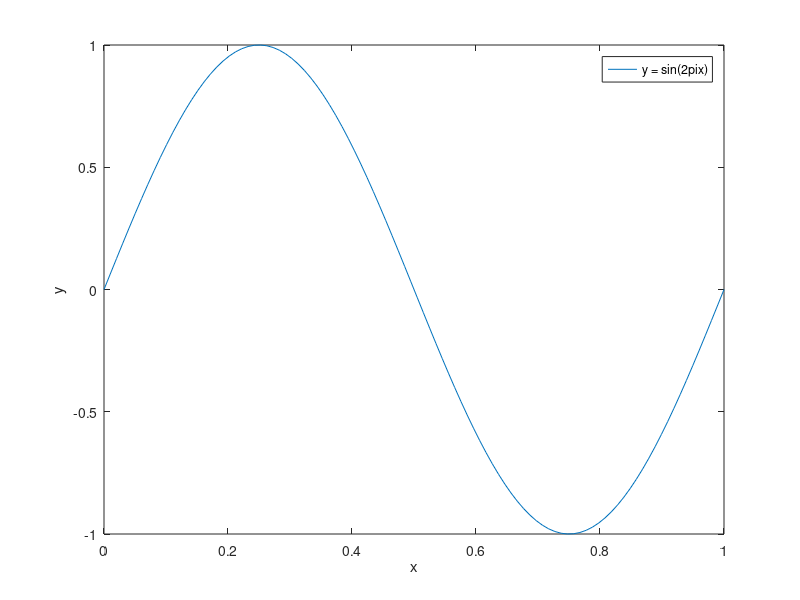
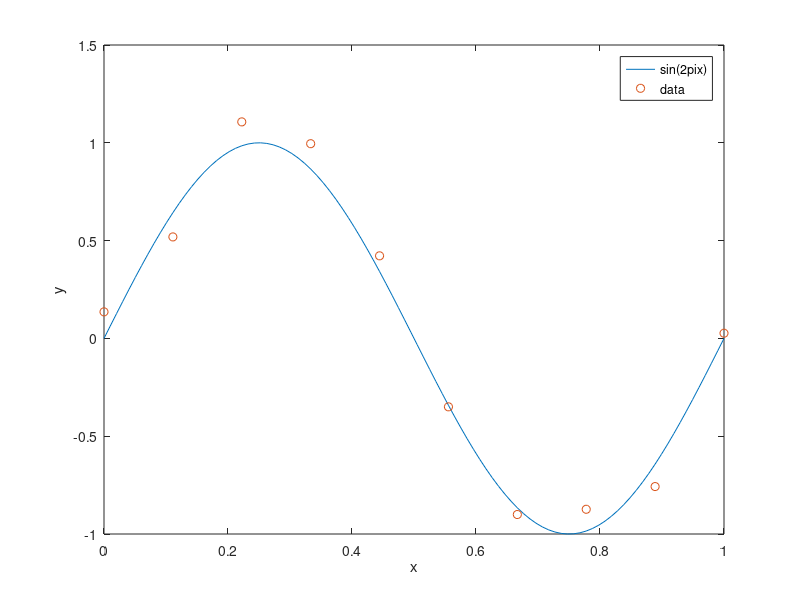
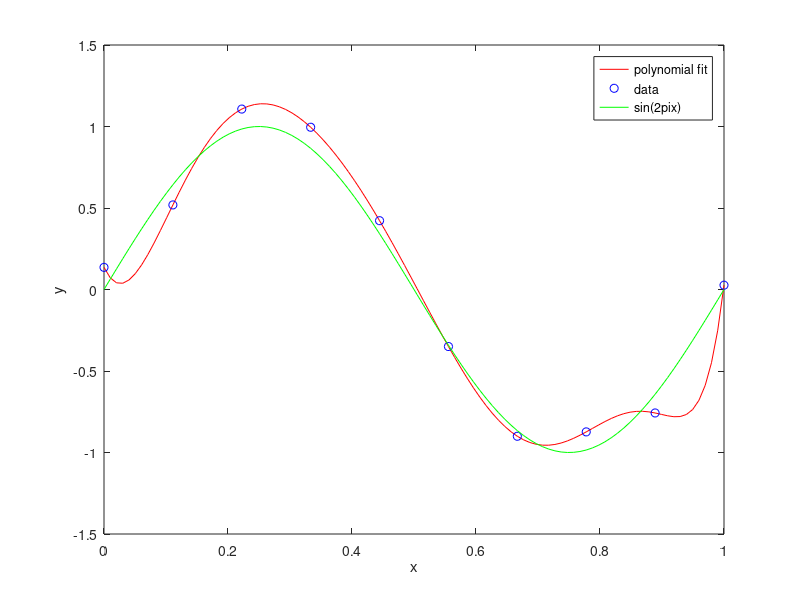
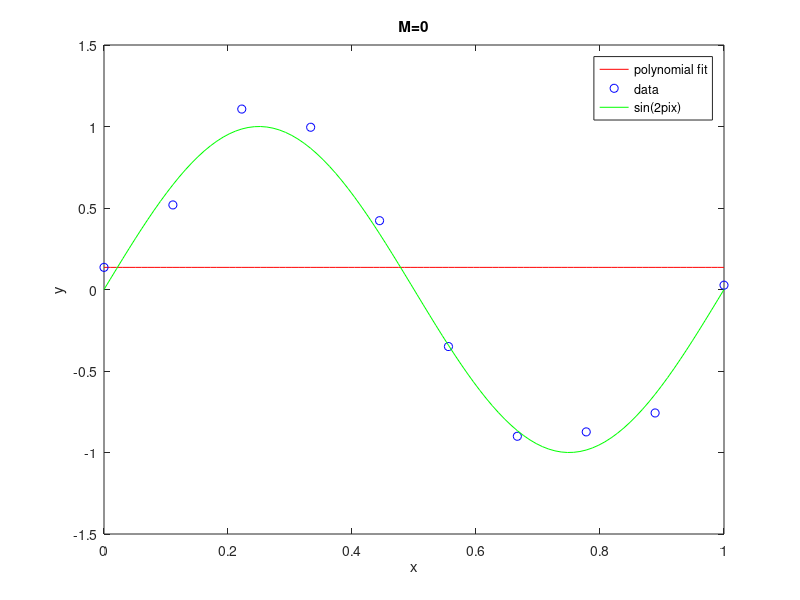

Write MATLAB code to recreate these figures, in order.
%% Polynomial interpolation
% Nel seguito di questo notebook verrà presentato un approccio alla base del 
% ML: fitting polinomiale. Nello specifico verranno generati dei punti casualmente 
% distribuiti attorno alla funzione seno e si otterà il polinomio interpolante 
% (overfitting) che attraversa tutti i punti (di learning). In seguito si rappresenteranno 
% polinomi aventi gradi inferiori a $n-1$ (dove $n$ rappresenta il numero di punti 
% precedentemente generati) e si calcolerà lo scarto quadratico medio o root mean 
% square error $E_{RMS}$ per ogni grado.

% cleaning enviroment
clc
clear
%% 
% Rappresento la funzione $y = sin(2\pi x)$ con $0 \leq x\leq 1$

% funzione seno
sen = @(x) sin(2*pi*x);

% genero vettori
x = linspace(0,1,100);
y = sen(x);

% plotto funzione seno
figure;
plot(x,y)
xlabel("x")
ylabel("y")
legend("y = sin(2\pix)")
%% 
% Genero set di learning avente |n_lrn| punti randomicamente distribuiti attorno 
% alla funzione seno

% genero set di learning
n_lrn = 10;
x_lrn = linspace(0,1,n_lrn);
eps = 0.15;
y_lrn = sin(2*pi*x_lrn);
y_lrn = y_lrn + (-eps + (2.*eps).*rand(n_lrn,1))';

figure
plot(x,y)
hold on
plot(x_lrn,y_lrn,"o")
legend("sin(2\pix)","data")
xlabel("x")
ylabel("y")
hold off
%% 
% Il *polinomio interpolante* è quel polinomio la cui curva passa attraverso 
% tutti i punti sperimentali. Se il polinomio ha forma generale $y=a_1 + a_2 x 
% + a_3 x^3 + ... + a_n x^{n-1}$ dove 
%% 
% * $n$ è il numero di punti da fittare;
% * $a_1$, $a_2$, ..., $a_n$ sono gli $n$ coefficienti del polinomio;
%% 
% Posto $\bar{x} = (x_1, x_2, ..., x_n)$, affinchè il polinomio attraversi tutti 
% i punti del vettore $\bar{x}$ deve verificare le seguenti condizioni:
%% 
% * $y_1=a_1 + a_2 x_1 + a_3 x_1^3 + ... + a_n x_1^{n-1}$     (condizione passaggio 
% per il punto $x_1$)
% * $y_2=a_1 + a_2 x_2 + a_3 x_2^3 + ... + a_n x_2^{n-1}$     (condizione passaggio 
% per il punto $x_2$)
% * ...
% * $y_n=a_1 + a_2 x_n + a_3 x_n^3 + ... + a_n x_n^{n-1}$     (condizione passaggio 
% per il punto $x_n$)
%% 
% che rappresenta un sistema di $n$ equazioni in $n$ incognite. Il nostro obiettivo 
% consiste nel risolvere il sistema per determinare gli $n$ coefficienti $a_1$, 
% $a_2$, ..., $a_n$ e quindi il polinomio interpolante.
% 
% Sfruttando il formalismo matriciale è possibile rappresentare il sistema di 
% $n$ equazioni come di seguito
% 
% $$\pmatrix{y_1 \cr y_2 \cr ... \cr y_n} = \pmatrix{1 & x_1 & x_1^2 & ... & 
% x_1^{n-1} \cr 1 & x_2 & x_2^2 & ... & x_2^{n-1} \cr ... & ... & ... & ... & 
% ... \cr 1 & x_n & x_n^2 & ... & x_n^{n-1}} \cdot \pmatrix{a_1 \cr a_2 \cr ... 
% \cr a_n}$$
% 
% La matrice $\pmatrix{1 & x_1 & x_1^2 & ... & x_1^{n-1} \cr 1 & x_2 & x_2^2 
% & ... & x_2^{n-1} \cr ... & ... & ... & ... & ... \cr 1 & x_n & x_n^2 & ... 
% & x_n^{n-1}}$ prende il nome "matrice di Vandermonde" e si genera a partire 
% da un singolo vettore <
%% 
% 

% genero matrice di Vandermonde
V = fliplr(vander(x_lrn))
%% 
% Risolvo il sistema $y = \alpha V$ dove $\alpha$ sono i coefficienti del polinomio 
% cercato: $y = \alpha_1 + \alpha_2 x_1 + \alpha_3 x_2^2+...$
% 
% Alla luce della forma matriciale, è possibile determinare i coefficienti $\alpha$ 
% eseguendo il prodotto righe per colonna tra l'inversa della matrice di Vandermonde 
% e il vettore colonna y

% determino i coefficienti
% a = pinv(V)*(y_lrn')
a = V\y_lrn'

% ottengo il polinomio funzione degli scalari x e m (grado)
poly = @(x,m) (x.^(0:m))*(a(1:m+1));

% over-fitting
z = zeros(1,100);
for i=1:100
    z(i) = poly(x(i),n_lrn-1);
end
%%
figure;
plot(x,z,"r")
hold on
plot(x_lrn,y_lrn,'ob')
plot(x,y,"g")
hold off
legend("polynomial fit", "data", "sin(2\pix)")
xlabel("x")
ylabel("y")
ylim([-1.5 1.5])
xlim([0 1])
%%
% plotting at different M (polynomial order)

% plot M = 0
figure;
plot(x,repelem(a(1),length(x)),"r")
hold on
plot(x_lrn,y_lrn,'ob')
plot(x,y,"g")
hold off
legend("polynomial fit", "data", "sin(2\pix)")
xlabel("x")
ylabel("y")
ylim([-1.5 1.5])
xlim([0 1])
title("M=0")

% plot M = 1
figure;
plot(x,(a(1)+a(2).*x),"r")
hold on
plot(x_lrn,y_lrn,'ob')
plot(x,y,"g")
hold off
legend("polynomial fit", "data", "sin(2\pix)")
xlabel("x")
ylabel("y")
ylim([-1.5 1.5])
xlim([0 1])
title("M=1")

% plot M = 3
figure;
plot(x,(a(1) + (a(2).*x) + a(3).*x.^2 + a(4).*x.^3),"r")
hold on
plot(x_lrn,y_lrn,'ob')
plot(x,y,"g")
hold off
legend("polynomial fit", "data", "sin(2\pix)")
xlabel("x")
ylabel("y")
ylim([-1.5 1.5])
xlim([0 1])
title("M=3")
%%
% learning error

% initializing vectors
learning_error = zeros(1,n_lrn);
y_fit = learning_error;

for j = 1:n_lrn

    % estimate y points
    for i = 1:n_lrn
        y_fit(i) = poly(x_lrn(i),j-1);
    end

    % calculating learning error
    learning_error(j) = sqrt(sum((y_fit-y_lrn).^2))/n_lrn;
end

% plotting learning error
plot(0:n_lrn-1,learning_error,"-o")
xlabel("M (grado del polinomio interpolante)")
ylabel("Scarto quadratico medio")
legend("Training")